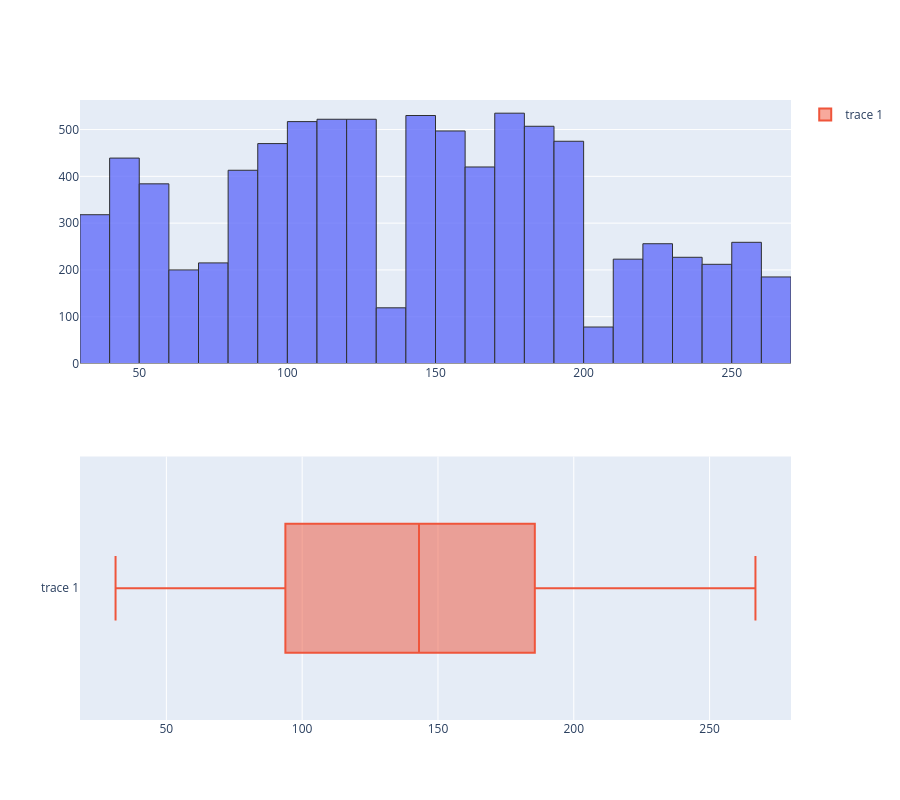

The code cell stored with this chart in its notebook:
### Code cell
# To add a vertical line at mean sales
mean_sales = df['Sales'].mean()
fig1.add_vline(
    x=mean_sales, 
    line_width=2, 
    line_dash="dash", 
    line_color="yellow",
    annotation_text=f"Mean: {mean_sales:.2f}", 
    annotation_position="top right"
)

# To add a box plot below (subplot)
from plotly.subplots import make_subplots
fig = make_subplots(rows=2, cols=1)
fig.add_trace(fig1.data[0], row=1, col=1)
fig.add_box(x=df['Sales'], row=2, col=1)
fig.update_layout(height=800)
fig.show()

### Figure 1 — Plotly figure (JSON) as saved in the notebook; plotly's stock layout.template omitted (floating-point values rounded to 4 significant figures; data arrays with more than 128 entries replaced by an {"elided": "..."} marker saying what was removed)
{"data": [{"bingroup": "x", "hovertemplate": "Sales=%{x}<br>count=%{y}<extra></extra>", "legendgroup": "", "marker": {"color": "#636efa", "line": {"color": "black", "width": 1}, "pattern": {"shape": ""}}, "name": "", "nbinsx": 30, "opacity": 0.8, "orientation": "v", "showlegend": false, "type": "histogram", "x": {"elided": "8523 float values"}, "xaxis": "x", "yaxis": "y"}, {"type": "box", "x": {"elided": "8523 float values"}, "xaxis": "x2", "yaxis": "y2"}], "layout": {"height": 800, "xaxis": {"anchor": "y", "domain": [0, 1]}, "xaxis2": {"anchor": "y2", "domain": [0, 1]}, "yaxis": {"anchor": "x", "domain": [0.575, 1]}, "yaxis2": {"anchor": "x2", "domain": [0, 0.425]}}}
